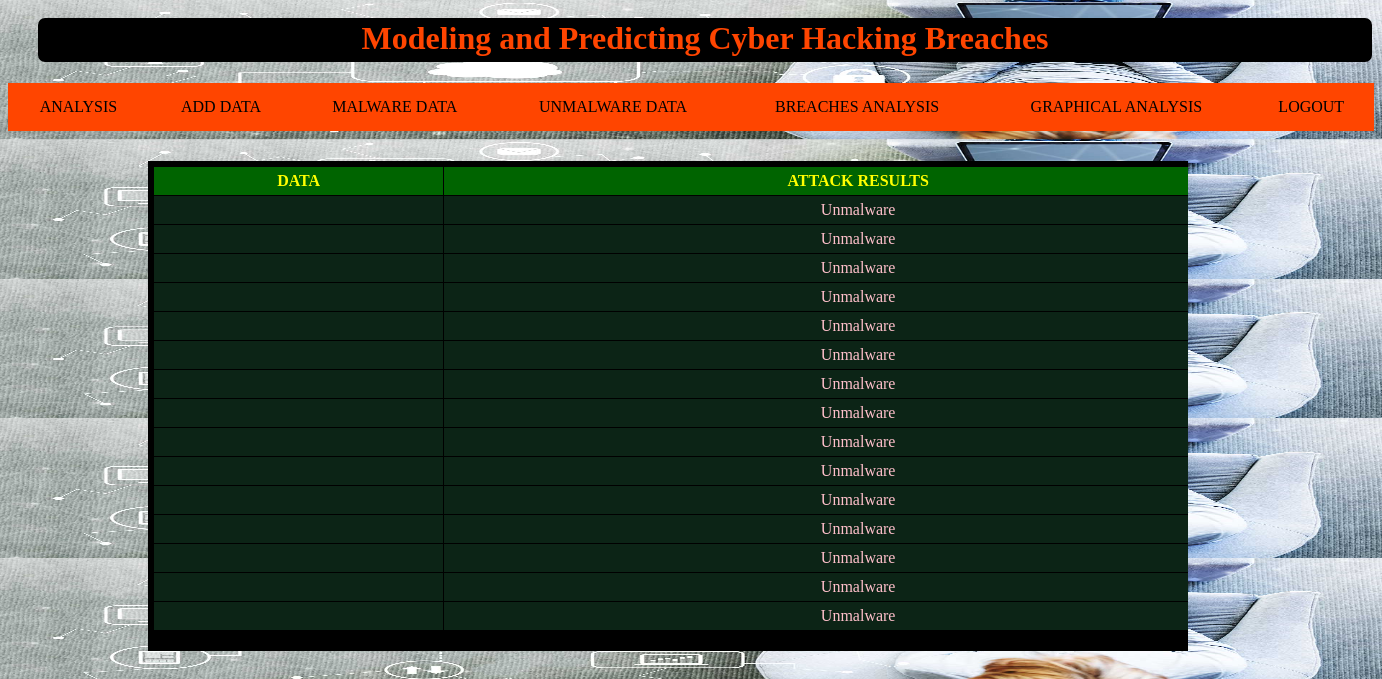
Page /user_page/ on the committed database.
### app/models.py (models this page shows)
class UserAdd_Model(models.Model):
    uregid = models.ForeignKey(UserRegister_Model,on_delete=models.CASCADE)
    entity = models.CharField(max_length=100)
    year = models.IntegerField()
    records = models.CharField(max_length=1000)
    organizationtype=models.CharField(max_length=1000)
    method = models.CharField(max_length=100)
    adddata = models.CharField(max_length=500)
    attackresult = models.CharField(max_length=500)
    time = models.CharField(max_length=100)

### app/views.py (the view)
# urls.py: url(r'^user_page/$',user_view.user_page,name='user_page'),
def user_page(request):
    obj = UserAdd_Model.objects.all()
    return render(request,'users/user_page.html',{'object':obj})

### assets/templates/users/user_page.html (shortened to what this page needs)
{% extends 'users/design.html' %}
{% block userblock %}
{% load static %}
<div class="userdetails">
<table>
    <tr>
        <th style="color:yellow">DATA</th>
        <th style="color:yellow">ATTACK RESULTS</th>
    </tr>
    {% for i in object %}
    <tr>
    <td style="color:white">{{i.adddata}}</td>
    <td style="color:pink">{{i.attackresult}}</td>
    </tr>
    {% endfor %}
</table>
</div>
{% endblock %}

### assets/templates/users/design.html (shortened to what this page needs)
<!DOCTYPE html>
{% load static %}
<html lang="en">
<head>
</head>
<body>
<div class="background-image">
    <div class="topic"><h1 style=" font-family:File;   color: orangered;margin-top: 10px;margin-left: 30px;border-style: none;height: 40px;background-color: black;border-radius: 7px;">
         Modeling and Predicting Cyber Hacking Breaches</h1></div>
<div class="menu">
        <table>
            <tr>
                <td><a  style="color:black;text-decoration: none;" href="{% url 'user_page' %}">ANALYSIS</a></td>
                <td><a  style="color:black;text-decoration: none;" href="{% url 'user_adddata' %}">ADD DATA</a></td>
                <td><a  style="color:black;text-decoration: none;" href="{% url 'malware' %}">MALWARE DATA</a></td>
                <td><a  style="color:black;text-decoration: none;" href="{% url 'unmalware' %}"> UNMALWARE DATA</a></td>
                <td><a  style="color:black;text-decoration: none;" href="{% url 'breaches_analysis' %}"> BREACHES ANALYSIS</a></td>
                <td><a  style="color:black;text-decoration: none;" href="{% url 'chart_page' 'spline'   %}"> GRAPHICAL ANALYSIS </a></td>
                <td><a  style="color:black;text-decoration: none;" href="{% url 'user_login' %}">LOGOUT</a></td>
            </tr>
        </table>
    </div>
</div>
<div class="mainholder">
{% block userblock %}
{% endblock %}
</div>
</body>
</html>

### rows in the picture
UserAdd_Model: attackresult "Unmalware"
UserAdd_Model: attackresult "Unmalware"
UserAdd_Model: attackresult "Unmalware"
UserAdd_Model: attackresult "Unmalware"
UserAdd_Model: attackresult "Unmalware"
UserAdd_Model: attackresult "Unmalware"
UserAdd_Model: attackresult "Unmalware"
UserAdd_Model: attackresult "Unmalware"
UserAdd_Model: attackresult "Unmalware"
UserAdd_Model: attackresult "Unmalware"
UserAdd_Model: attackresult "Unmalware"
UserAdd_Model: attackresult "Unmalware"
UserAdd_Model: attackresult "Unmalware"
UserAdd_Model: attackresult "Unmalware"
UserAdd_Model: attackresult "Unmalware"
